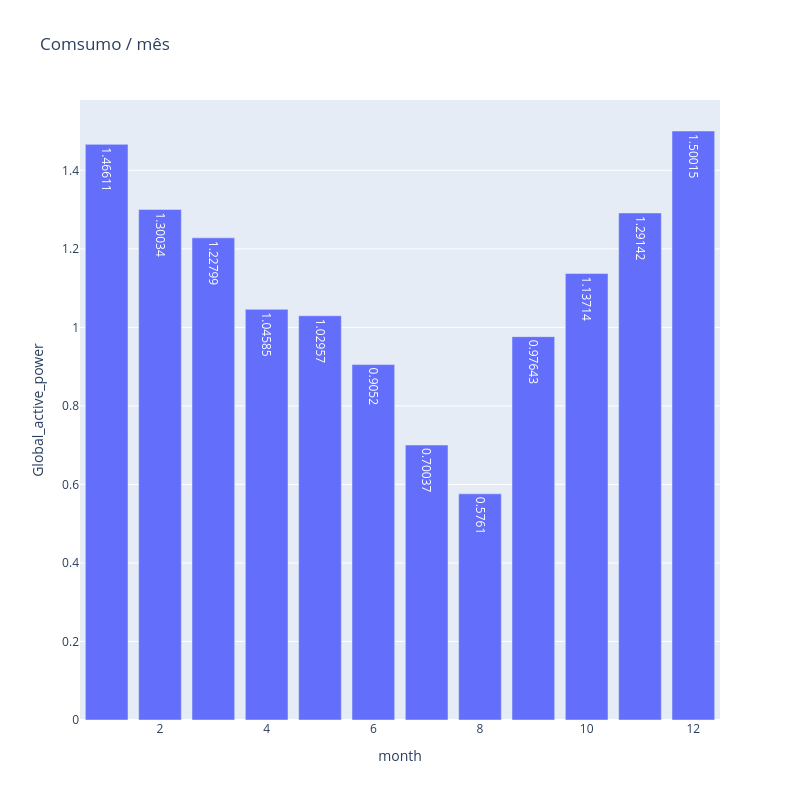

Notebook cell for this chart:
### Markdown cell above
Pode-se identificar que a Voltagem é algo estável ao longo do tempo.

--- 

### 8. Calcule o consumo médio por mês em todo o período disponível no dataset.

### Code cell
month_consuption = df_household_group_by_date.copy()
month_consuption['month'] = month_consuption['Date'].apply(lambda x: x.month)
month_consuption_grouped = month_consuption.groupby("month")['Global_active_power'].mean().round(5).reset_index()

fig = px.bar(
    month_consuption_grouped,
    x="month",
    y="Global_active_power",
    title="Comsumo / mês",
    text="Global_active_power",
)
fig.update_layout(
    width=800,
    height=800,
)

fig.show()

### Figure 1 — Plotly figure (JSON) as saved in the notebook; plotly's stock layout.template omitted (floating-point values rounded to 4 significant figures)
{"data": [{"hovertemplate": "month=%{x}<br>Global_active_power=%{text}<extra></extra>", "legendgroup": "", "marker": {"color": "#636efa", "pattern": {"shape": ""}}, "name": "", "orientation": "v", "showlegend": false, "text": [1.466, 1.3, 1.228, 1.046, 1.03, 0.9052, 0.7004, 0.5761, 0.9764, 1.137, 1.291, 1.5], "textposition": "auto", "type": "bar", "x": [1, 2, 3, 4, 5, 6, 7, 8, 9, 10, 11, 12], "xaxis": "x", "y": [1.466, 1.3, 1.228, 1.046, 1.03, 0.9052, 0.7004, 0.5761, 0.9764, 1.137, 1.291, 1.5], "yaxis": "y"}], "layout": {"barmode": "relative", "height": 800, "legend": {"tracegroupgap": 0}, "title": {"text": "Comsumo / mês"}, "width": 800, "xaxis": {"anchor": "y", "domain": [0, 1], "title": {"text": "month"}}, "yaxis": {"anchor": "x", "domain": [0, 1], "title": {"text": "Global_active_power"}}}}
